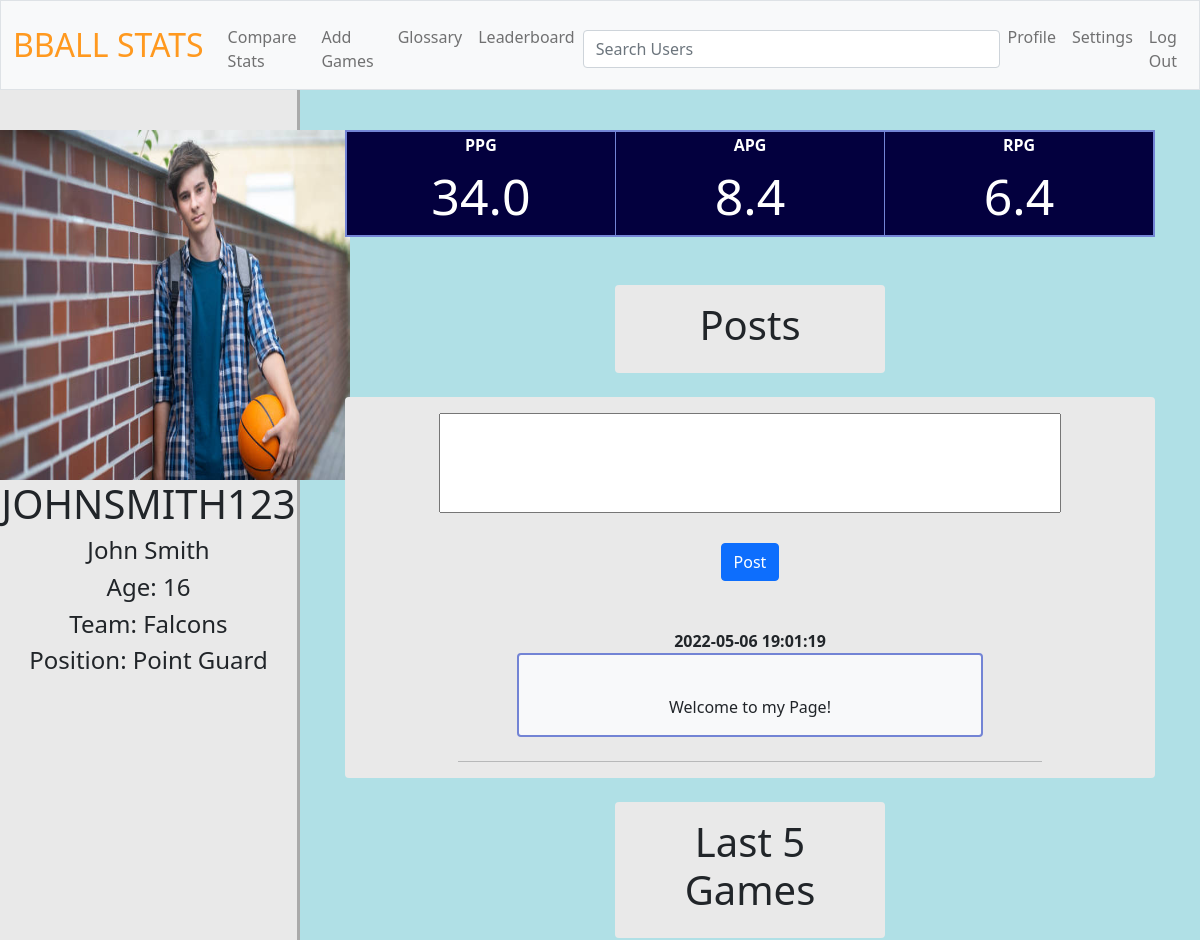
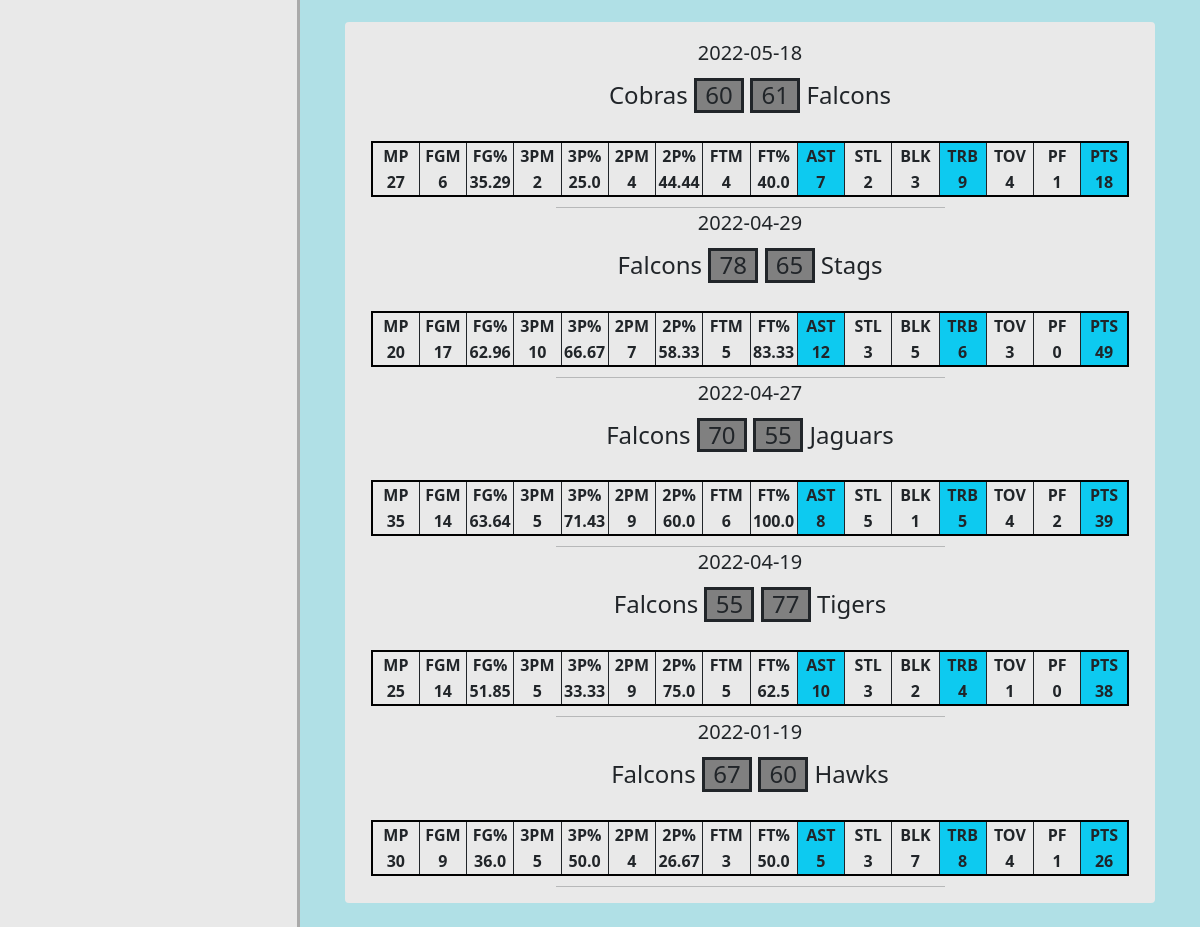
Screenshot of /profile (signed in) with the database file from the repository (2 pictures, top to bottom).
### tables this page shows
CREATE TABLE 'users' ( id INTEGER, username TEXT NOT NULL, hash TEXT NOT NULL,firstname TEXT,lastname TEXT,age INTEGER, team TEXT, position TEXT,'picture' TEXT, PRIMARY KEY(id));

CREATE TABLE posts ( id INTEGER, posts_user_id INTEGER,text TEXT NOT NULL, time TIMESTAMP DEFAULT CURRENT_TIMESTAMP, PRIMARY KEY (id));

CREATE TABLE 'gamestats' ( id integer, user_id integer, team1 TEXT,score1 integer, team2 TEXT ,score2 integer, date DATE,"GS" TEXT, "MP" TEXT, "FG" TEXT, "FGA" TEXT,'FGPercent' TEXT,'THREEP' TEXT,'THREEPA' TEXT,'THREEPPercent' TEXT,'TWOP' TEXT,'TWOPA' TEXT,'TWOPPercent' TEXT,'eFGPercent' TEXT, "FT" TEXT, "FTA" TEXT,'FTPercent' TEXT, "ORB" TEXT, "DRB" TEXT, "TRB" TEXT, "AST" TEXT, "STL" TEXT, "BLK" TEXT, "TOV" TEXT, "PF" TEXT, 'PTS' TEXT, PRIMARY KEY (id));

### app.py (the view)
@app.route("/profile", methods=["GET", "POST"])
def profile():
    if request.method == "POST":
        user_id= session["user_id"]
        post = request.form.get("text")
        db.execute("INSERT INTO posts (text,posts_user_id) VALUES(?,?)",post,user_id)
        return redirect("/profile")
    else:
        user_id= session["user_id"]
        info = db.execute("SELECT * FROM users WHERE id = ?",user_id)
        profile_pic=db.execute("SELECT picture FROM users WHERE id = ?",user_id)[0]["picture"]
        stats= db.execute("SELECT ROUND(PTS,1), ROUND(AST,1), ROUND(TRB,1) FROM userpergamestats WHERE pergame_user_id = ?", user_id)
        games = db.execute("SELECT * FROM gamestats WHERE user_id =? ORDER BY date DESC LIMIT 5",user_id)
        posts = db.execute("SELECT * FROM posts WHERE posts_user_id = ? ORDER BY time DESC",user_id)
        return render_template("profile.html",info=info,profile_pic=profile_pic,stats=stats,games=games,posts=posts)

### templates/profile.html (shortened to what this page needs)
{% extends "layout.html" %}
{% block main  %}
<div style="display:flex;">
    <div class="profileinfo">
    <div>
        {% if profile_pic %}
            <img src="{{ url_for('static', filename='images/' + profile_pic) }}" width="350" height="350">
        {% else %}
            <img src="{{ url_for('static', filename='images/defaultprofilepic.jpg') }}" width="350" height="350" >
        {% endif %}
    </div>
    {% for i in info %}
    <h1>{{i["username"]}}</h1>
    <h4>{{i["firstname"]}} {{i["lastname"]}}</h4>
    <h4>Age: {{i["age"]}}</h4>
    <h4>Team: {{i["team"]}}</h4>
    <h4>Position: {{i["position"]}}</h4>
    {% endfor %}
    </div>
    <div class="settingsinfo">
        {% for stat in stats %}
        <table style="border: 2px solid; border-color: #7384D5; margin:auto; width:90%; table-layout: fixed; background-color:#03003E; padding-bottom:10px;">
        <tr >
         <th  class="white" style="border-right: 1px solid; border-color: #7384D5;">PPG</th>
         <th  class="white" style="border-right: 1px solid; border-color: #7384D5;">APG</th>
         <th  class="white">RPG</th>
        </tr>
        <tr>
            <td class="white" style="border-right: 1px solid;  font-size:50px; border-color: #7384D5;">{{stat["ROUND(PTS,1)"]}}</td>
            <td class="white" style="border-right: 1px solid ; font-size:50px; border-color: #7384D5;">{{stat["ROUND(AST,1)"]}}</td>
            <td  class="white" style="border-right: 1px solid; font-size:50px; border-color: #7384D5;">{{stat["ROUND(TRB,1)"]}}</td>
           </tr>
        </table>
        {% endfor %}
        <br><br>
        <div class="container rounded p-3 " style="width:30%; background-color:#E9E9E9">
            <h1>Posts</h1>
        </div>
        <br>
        <div class="container rounded p-3 " style="width:90%; background-color:#E9E9E9">
            <form action="/profile" method="post">
            <div>
                <textarea  type="text"  name="text" style="width:80%; height:100px; resize: none;"> </textarea>
            </div>
            <br>
                <button class="btn btn-primary" type="submit">Post</button>
            </form>
            <br>
            <div>
                {% for post in posts %}
                <br>
                <div style="font-weight:bold;">{{post["time"]}}</div>
                <div class="container rounded p-3 bg-light" style="width:60%; border: 2px solid; border-color: #7384D5;">
                <br>
                {{post["text"]}}
                </div>
                <br>
                <hr style="width:75%; margin:auto;">
                {% endfor %}
            </div>
        </div>
        <br>
        <div class="container rounded p-3 " style="width:30%; background-color:#E9E9E9">
            <h1>Last 5 Games</h1>
        </div>
        <br>
            <div>
                <div class="container rounded p-3 " style="width:90%; background-color:#E9E9E9">
                    {% for game in games %}
                        <div id="datesize"> {{game["date"]}}</div>
                        <h4 style="white-space: nowrap; padding:10px; ">{{game["team1"]}} <div id="scoretext">{{game["score1"]}}</div> <div id="scoretext">{{game["score2"]}}</div> {{game["team2"]}}</h4>
                        <div style="white-space: nowrap; padding:10px;">
                            <table style="border: 2px solid; border-color:black; margin:auto; width:100%; table-layout: fixed; ">
                            <tr>
                                <th style="border-right: 1px solid;">MP</th>
                                <th style="border-right: 1px solid;">FGM</th>
                                <th style="border-right: 1px solid;">FG%</th>
                                <th style="border-right: 1px solid;">3PM</th>
                                <th style="border-right: 1px solid;">3P%</th>
                                <th style="border-right: 1px solid;">2PM</th>
                                <th style="border-right: 1px solid;">2P%</th>
                                <th style="border-right: 1px solid;">FTM</th>
                                <th style="border-right: 1px solid;">FT%</th>
                                <th class="bg-info" style="border-right: 1px solid;">AST</th>
                                <th style="border-right: 1px solid;">STL</th>
                                <th style="border-right: 1px solid;">BLK</th>
                                <th class="bg-info" style="border-right: 1px solid;">TRB</th>
                                <th style="border-right: 1px solid;">TOV</th>
                                <th style="border-right: 1px solid;">PF</th>
                                <th class="bg-info" style="border-right: 1px solid;">PTS</th>
                            </tr>
                            <tr>
                                <th style="border-right: 1px solid;">{{game["MP"]}}</th>
                                <th style="border-right: 1px solid;">{{game["FG"]}}</th>
                                <th style="border-right: 1px solid;">{{game["FGPercent"]}}</th>
                                <th style="border-right: 1px solid;">{{game["THREEP"]}}</th>
                                <th style="border-right: 1px solid;">{{game["THREEPPercent"]}}</th>
                                <th style="border-right: 1px solid;">{{game["TWOP"]}}</th>
                                <th style="border-right: 1px solid;">{{game["TWOPPercent"]}}</th>
                                <th style="border-right: 1px solid;" >{{game["FT"]}}</th>
                                <th style="border-right: 1px solid;">{{game["FTPercent"]}}</th>
                                <th class="bg-info" style="border-right: 1px solid;">{{game["AST"]}}</th>
                                <th style="border-right: 1px solid;">{{game["STL"]}}</th>
                                <th style="border-right: 1px solid;">{{game["BLK"]}}</th>
                                <th class="bg-info" style="border-right: 1px solid;">{{game["TRB"]}}</th>
                                <th style="border-right: 1px solid;">{{game["TOV"]}}</th>
                                <th style="border-right: 1px solid;">{{game["PF"]}}</th>
                                <th class="bg-info" style="border-right: 1px solid;">{{game["PTS"]}}</th>
                            </tr>
                            </table>
                    </div>
                    <hr style="width:50%; margin:auto;">
                    {% endfor %}
                </div>
            </div>
            <br>
    </div>
</div>
{% endblock  %}

### static/styles.css (style rules this page uses)
.white { color:#FFFFFF; }
.profileinfo { float:left; width:25%; padding-top:40px; border-right:solid; min-height:1000px; background-color:#E9E9E9; border-color:#AAAAAA; }
.settingsinfo { float:left; width:75%; padding-top:40px; }
#scoretext { background-color:gray; border:solid; width:50px; display: inline-block; }
#datesize { font-size:20px; }

### rows the page displays
users: picture (picture), username "JOHNSMITH123", firstname "John", lastname "Smith", age "16", team "Falcons", position "Point Guard"
posts: time "2022-05-06 19:01:19", text "Welcome to my Page!"
gamestats: date "2022-05-18", team1 "Cobras", score1 "60", score2 "61", team2 "Falcons", MP "27", FG "6", FGPercent "35.29", THREEP "2", THREEPPercent "25.0", TWOP "4", TWOPPercent "44.44", FT "4", FTPercent "40.0", AST "7", STL "2", BLK "3", TRB "9", TOV "4", PF "1", PTS "18"
gamestats: date "2022-04-29", team1 "Falcons", score1 "78", score2 "65", team2 "Stags", MP "20", FG "17", FGPercent "62.96", THREEP "10", THREEPPercent "66.67", TWOP "7", TWOPPercent "58.33", FT "5", FTPercent "83.33", AST "12", STL "3", BLK "5", TRB "6", TOV "3", PF "0", PTS "49"
gamestats: date "2022-04-27", team1 "Falcons", score1 "70", score2 "55", team2 "Jaguars", MP "35", FG "14", FGPercent "63.64", THREEP "5", THREEPPercent "71.43", TWOP "9", TWOPPercent "60.0", FT "6", FTPercent "100.0", AST "8", STL "5", BLK "1", TRB "5", TOV "4", PF "2", PTS "39"
gamestats: date "2022-04-19", team1 "Falcons", score1 "55", score2 "77", team2 "Tigers", MP "25", FG "14", FGPercent "51.85", THREEP "5", THREEPPercent "33.33", TWOP "9", TWOPPercent "75.0", FT "5", FTPercent "62.5", AST "10", STL "3", BLK "2", TRB "4", TOV "1", PF "0", PTS "38"
gamestats: date "2022-01-19", team1 "Falcons", score1 "67", score2 "60", team2 "Hawks", MP "30", FG "9", FGPercent "36.0", THREEP "5", THREEPPercent "50.0", TWOP "4", TWOPPercent "26.67", FT "3", FTPercent "50.0", AST "5", STL "3", BLK "7", TRB "8", TOV "4", PF "1", PTS "26"

### other values shown
{{ stat["ROUND(PTS,1)"] }} "34.0"
{{ stat["ROUND(AST,1)"] }} "8.4"
{{ stat["ROUND(TRB,1)"] }} "6.4"
